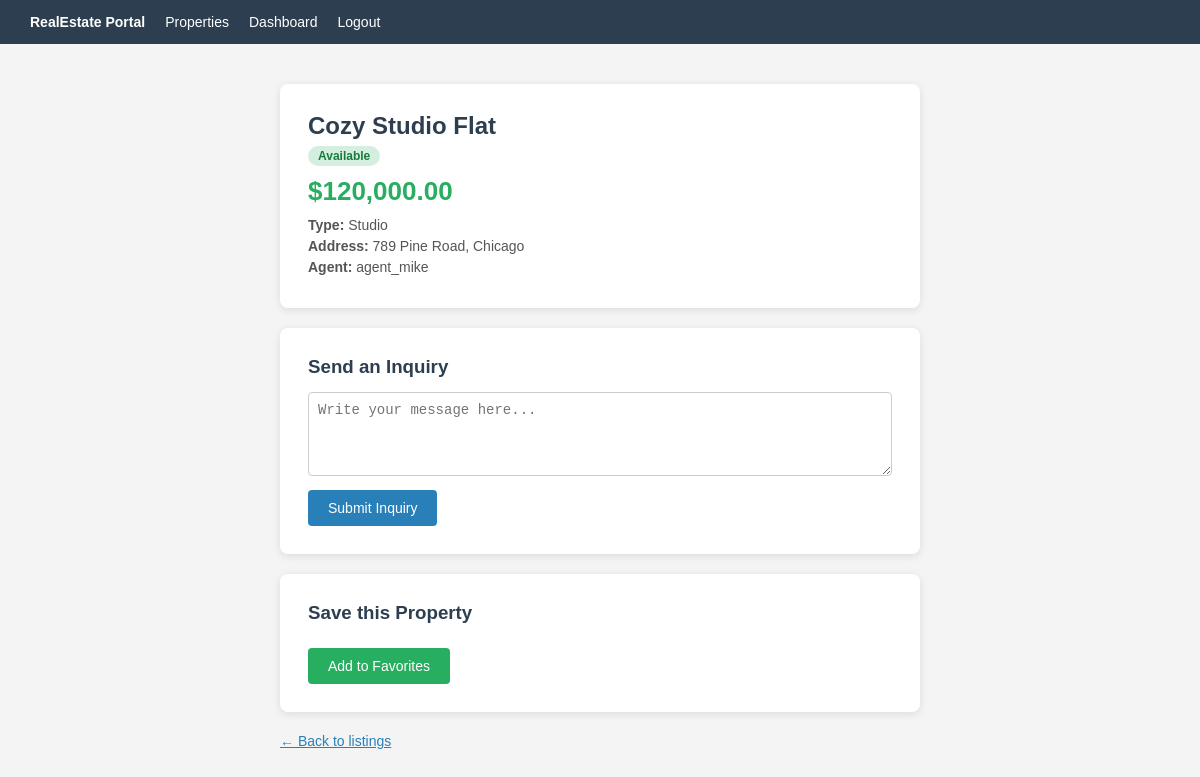
The app's page /property_details.php?id=3 (signed in) with its own data.
### tables this page shows
CREATE TABLE Properties (
    propertyId   INT NOT NULL UNIQUE AUTO_INCREMENT,
    title        VARCHAR(100) NOT NULL,
    propertyType VARCHAR(50) NOT NULL,
    address      VARCHAR(200) NOT NULL,
    city         VARCHAR(100) NOT NULL,
    price        DECIMAL(12,2) NOT NULL,
    status       ENUM('available', 'sold', 'rented') NOT NULL DEFAULT 'available',
    agentId      INT NOT NULL,
    PRIMARY KEY (propertyId),
    FOREIGN KEY (agentId) REFERENCES Users(userId)
);

CREATE TABLE Users (
    userId       INT NOT NULL UNIQUE AUTO_INCREMENT,
    userName     VARCHAR(50) NOT NULL UNIQUE,
    contactInfo  VARCHAR(200),
    passwordHash VARCHAR(255) NOT NULL,
    userType     ENUM('agent', 'buyer', 'renter') NOT NULL,
    PRIMARY KEY (userId)
);

### property_details.php (the view, shortened to what this page needs)
<?php
require 'db.php';
$propertyId = isset($_GET['id']) ? (int)$_GET['id'] : 0;
$stmt = $pdo->prepare("SELECT p.*, u.userName AS agentName FROM Properties p JOIN Users u ON p.agentId = u.userId WHERE p.propertyId = ?");
$stmt->execute([$propertyId]);
$property = $stmt->fetch(PDO::FETCH_ASSOC);
?>
<!DOCTYPE html>
<html lang="en">
<head>
</head>
<body>
<nav>
    <a href="index.php"><strong>RealEstate Portal</strong></a>
    <a href="properties.php">Properties</a>
    <?php if (isset($_SESSION['userId'])): ?>
        <a href="dashboard.php">Dashboard</a>
        <a href="logout.php">Logout</a>
    <?php else: ?>
        <a href="login.php">Login</a>
    <?php endif; ?>
</nav>
<div class="container">
    <div class="card">
        <h2><?= htmlspecialchars($property['title']) ?></h2>
        <span class="badge <?= $property['status'] ?>"><?= ucfirst($property['status']) ?></span>
        <div class="price">$<?= number_format($property['price'], 2) ?></div>
        <p><strong>Type:</strong> <?= htmlspecialchars($property['propertyType']) ?></p>
        <p><strong>Address:</strong> <?= htmlspecialchars($property['address']) ?>, <?= htmlspecialchars($property['city']) ?></p>
        <p><strong>Agent:</strong> <?= htmlspecialchars($property['agentName']) ?></p>
    </div>
    <?php if (isset($_SESSION['userId']) && in_array($_SESSION['userType'], ['buyer', 'renter'])): ?>
    <div class="card">
        <h3>Send an Inquiry</h3>
        <form method="POST">
            <textarea name="message" rows="4" placeholder="Write your message here..."></textarea>
            <button class="btn btn-blue" type="submit">Submit Inquiry</button>
        </form>
    </div>
    <div class="card">
        <h3>Save this Property</h3>
        <form method="POST">
            <button class="btn btn-green" type="submit">Add to Favorites</button>
        </form>
    </div>
    <?php endif; ?>
    <a href="properties.php" style="color:#2980b9; font-size:14px;">← Back to listings</a>
</div>
</body>
</html>

### property_details.php (style rules this page uses)
body { font-family: Arial, sans-serif; background: #f4f4f4; margin: 0; }
nav { background: #2c3e50; padding: 14px 30px; display: flex; gap: 20px; }
nav a { color: #fff; text-decoration: none; font-size: 14px; }
.container { max-width: 640px; margin: 40px auto; }
.card { background: #fff; border-radius: 8px; padding: 28px; box-shadow: 0 2px 8px rgba(0,0,0,.1); margin-bottom: 20px; }
h2 { margin: 0 0 6px; color: #2c3e50; }
.price { font-size: 26px; color: #27ae60; font-weight: bold; margin: 10px 0; }
p { color: #555; margin: 5px 0; font-size: 14px; }
.badge { display: inline-block; padding: 3px 10px; border-radius: 12px; font-size: 12px; font-weight: bold; }
.available { background: #d4efdf; color: #1a7a3d; }
h3 { color: #2c3e50; margin: 0 0 14px; }
textarea { width: 100%; padding: 9px; border: 1px solid #ccc; border-radius: 4px; resize: vertical; font-size: 14px; box-sizing: border-box; }
.btn { display: inline-block; border: none; padding: 10px 20px; border-radius: 4px; font-size: 14px; cursor: pointer; margin-top: 10px; color: #fff; }
.btn-blue { background: #2980b9; }
.btn-green { background: #27ae60; }

### records on screen
properties: title "Cozy Studio Flat", status "Available", price "120,000.00", propertyType "Studio", address "789 Pine Road", city "Chicago", agentId.userName "agent_mike"
